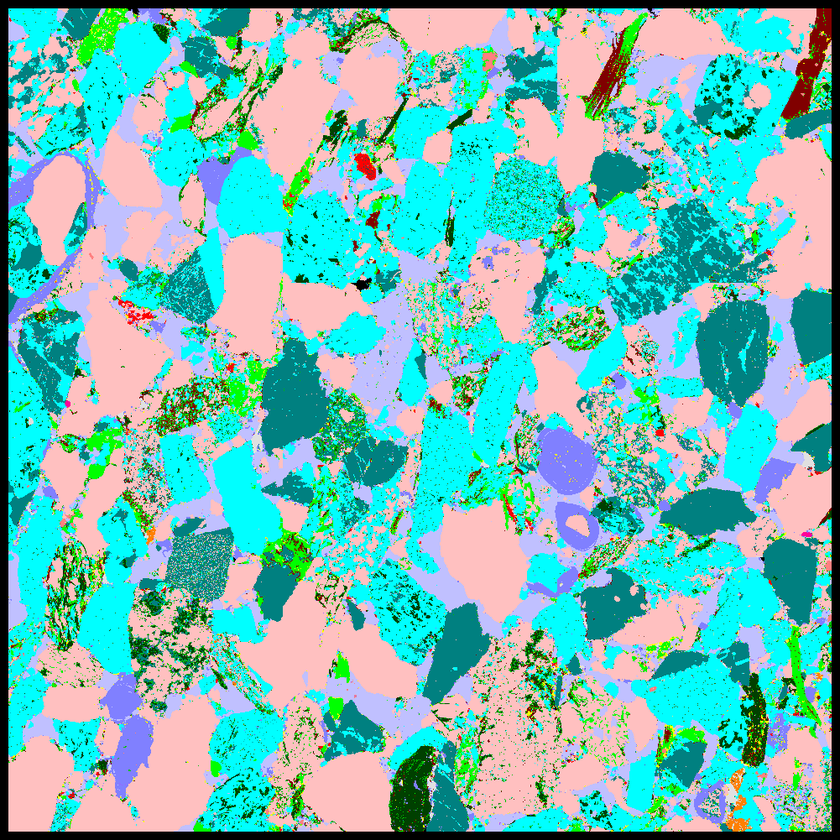
#> input picture data/yashi_qscan/yashi.png, 840 x 840 px, shrunk from 1001 x 1001 before the run, found by its file name
$ python particleDetection.py
#> lines starting #> are read from the running program, lines starting #| are printed output that depends on the picture; after the words box and inside, x2 and y2 are one past the last pixel; in counts of white or black regions, pixels touching at a corner belong together
# -*- coding: utf-8 -*-
# @Time : 2020/3/4 上午10:15
# @Author : LuoLu
# @FileName: ColorDetection.py
# @Software: PyCharm
# @Github ：https://github.com/luolugithub
# @E-mail ：argluolu@gmail.com

from __future__ import division
import cv2
import numpy as np


def nothing(*arg):
    pass


# [22 lines of commented-out code are left out]
icol = (0, 0, 0, 255, 255, 255)  # Unclassified 无法识别的	18, 0, 159, 175, 255, 255

cv2.namedWindow('colorTest', flags=2)
# Lower range colour sliders.
cv2.createTrackbar('lowHue', 'colorTest', icol[0], 255, nothing)
#> slider 'lowHue' is set to 51
cv2.createTrackbar('lowSat', 'colorTest', icol[1], 255, nothing)
#> slider 'lowSat' is set to 51
cv2.createTrackbar('lowVal', 'colorTest', icol[2], 255, nothing)
#> slider 'lowVal' is set to 51
# Higher range colour sliders.
cv2.createTrackbar('highHue', 'colorTest', icol[3], 255, nothing)
cv2.createTrackbar('highSat', 'colorTest', icol[4], 255, nothing)
cv2.createTrackbar('highVal', 'colorTest', icol[5], 255, nothing)

# Raspberry pi file path example.
# frame = cv2.imread('/home/pi/python3/opencv/color-test/colour-circles-test.jpg')
# Windows file path example.
frame = cv2.imread('/home/luolu/PycharmProjects/ParticleDetection/data/yashi_qscan/yashi.png')
#> frame is the input picture: shape (840, 840, 3); mean B, G, R 183.6, 187.5, 115.6

while True:
    # Get HSV values from the GUI sliders.
    lowHue = cv2.getTrackbarPos('lowHue', 'colorTest')
    lowSat = cv2.getTrackbarPos('lowSat', 'colorTest')
    lowVal = cv2.getTrackbarPos('lowVal', 'colorTest')
    highHue = cv2.getTrackbarPos('highHue', 'colorTest')
    highSat = cv2.getTrackbarPos('highSat', 'colorTest')
    highVal = cv2.getTrackbarPos('highVal', 'colorTest')

    # Show the original image.
    cv2.imshow('frame', frame)

    # Blur methods available, comment or uncomment to try different blur methods.
    frameBGR = cv2.GaussianBlur(frame, (7, 7), 0)
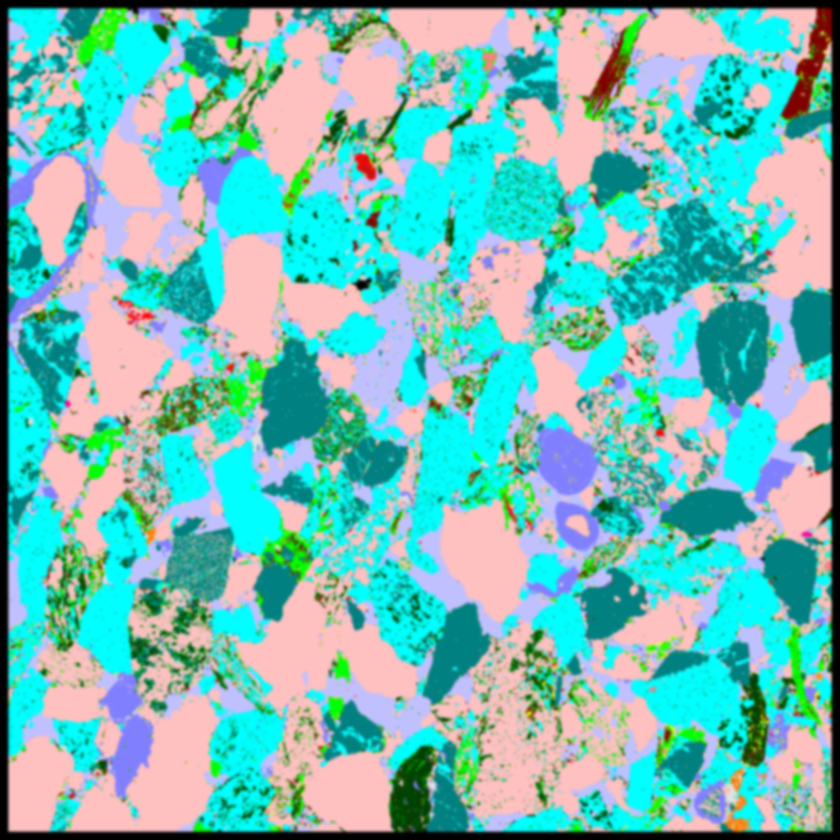
#> frameBGR: shape (840, 840, 3); mean B, G, R 183.6, 187.5, 115.6
    # frameBGR = cv2.medianBlur(frameBGR, 7)
    # frameBGR = cv2.bilateralFilter(frameBGR, 15 ,75, 75)
    """kernal = np.ones((15, 15), np.float32)/255
    frameBGR = cv2.filter2D(frameBGR, -1, kernal)"""

    # Show blurred image.
    cv2.imshow('blurred', frameBGR)

    # HSV (Hue, Saturation, Value).
    # Convert the frame to HSV colour model.
    hsv = cv2.cvtColor(frameBGR, cv2.COLOR_BGR2HSV)
#> hsv: shape (840, 840, 3); mean H, S, V 67.5, 139.7, 211.9

    # HSV values to define a colour range.
    colorLow = np.array([lowHue, lowSat, lowVal])
    colorHigh = np.array([highHue, highSat, highVal])
    mask = cv2.inRange(hsv, colorLow, colorHigh)
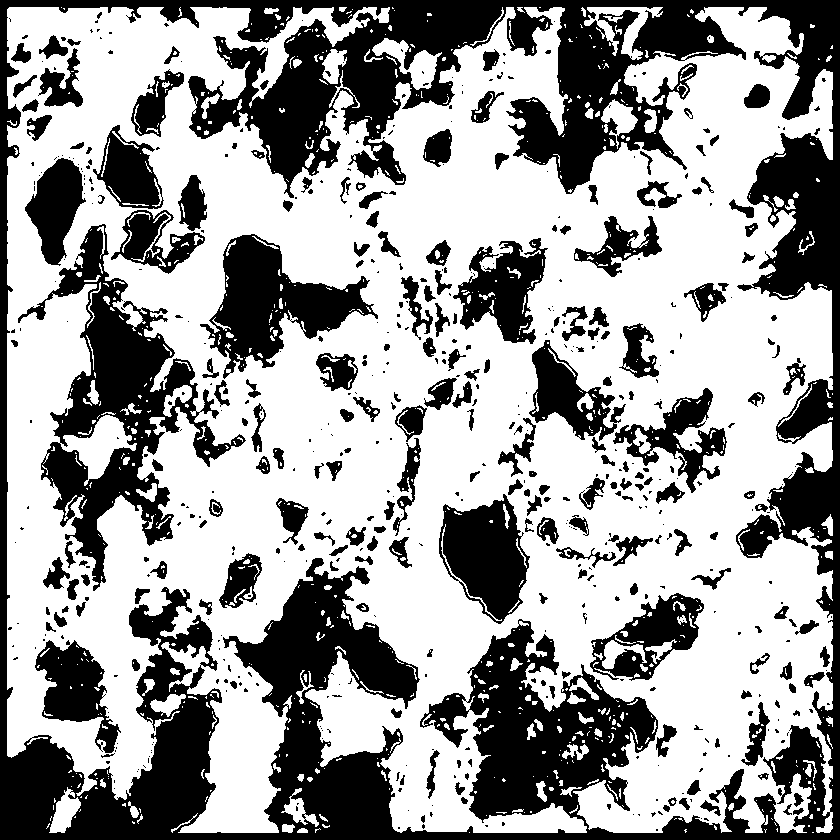
#> mask: shape (840, 840); 62% white; 575 black regions (349 under 20 px), largest, box (x1, y1, x2, y2) and area: (0, 0, 840, 840) 160237, (18, 224, 246, 591) 21898, (200, 234, 378, 379) 10504
    # Show the first mask
    cv2.imshow('mask-plain', mask)

    kernal = cv2.getStructuringElement(cv2.MORPH_ELLIPSE, (7, 7))
    mask = cv2.morphologyEx(mask, cv2.MORPH_CLOSE, kernal)
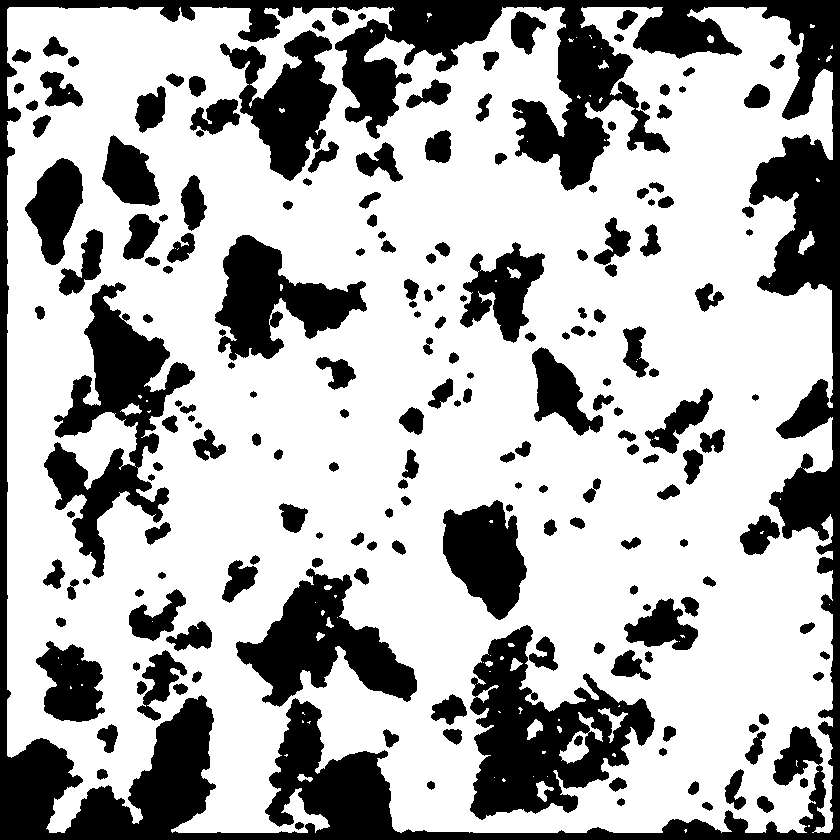
#> mask: shape (840, 840); 68.7% white; 194 black regions, largest, box (x1, y1, x2, y2) and area: (0, 0, 840, 840) 94611, (470, 625, 655, 820) 17009, (44, 282, 195, 578) 14952
    mask = cv2.morphologyEx(mask, cv2.MORPH_OPEN, kernal)
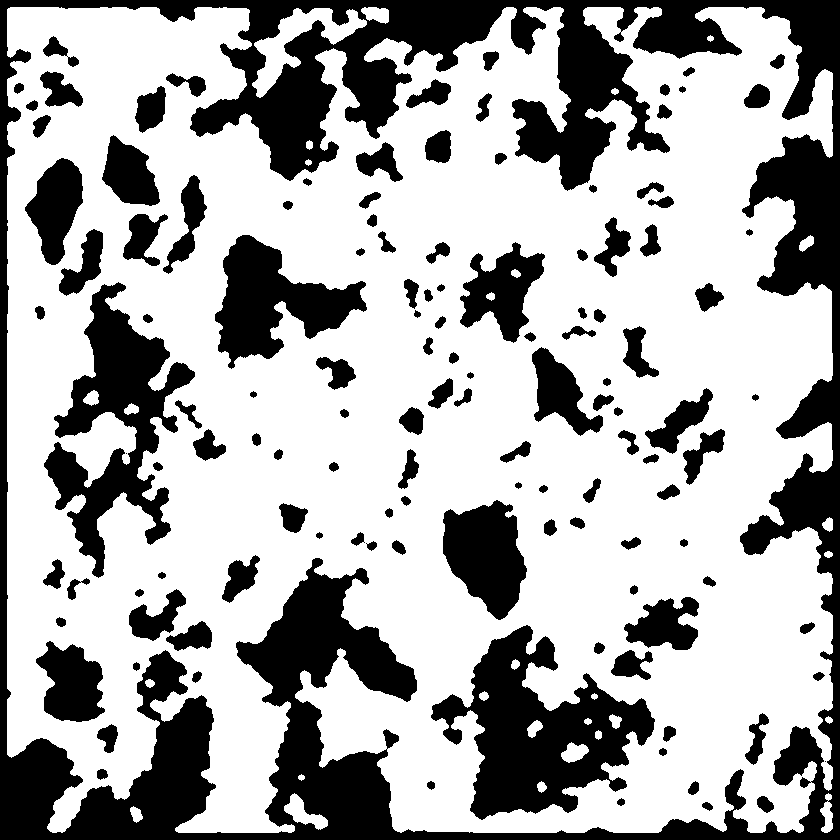
#> mask: shape (840, 840); 67.5% white; 128 black regions (2 under 20 px), largest, box (x1, y1, x2, y2) and area: (0, 0, 840, 840) 124837, (431, 625, 655, 820) 19985, (44, 282, 195, 578) 16145

    # Show morphological transformation mask
    cv2.imshow('mask', mask)

    # Put mask over top of the original image.
    result = cv2.bitwise_and(frame, frame, mask=mask)
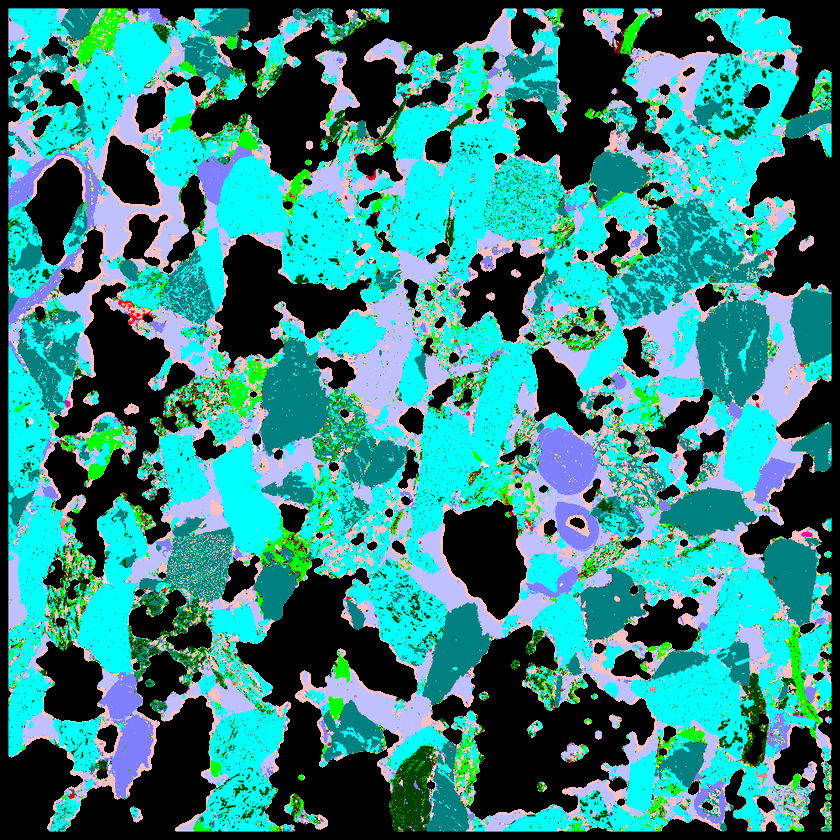
#> result: shape (840, 840, 3); mean B, G, R 132.3, 133.9, 47.9

    # Show final output image
    cv2.imshow('colorTest', result)

    k = cv2.waitKey(5) & 0xFF
#> (key Esc is pressed here)
    if k == 27:
        break

cv2.waitKey(0)
cv2.destroyAllWindows()

$ run again, with data/yashi_qscan/12.png copied over data/yashi_qscan/yashi.png
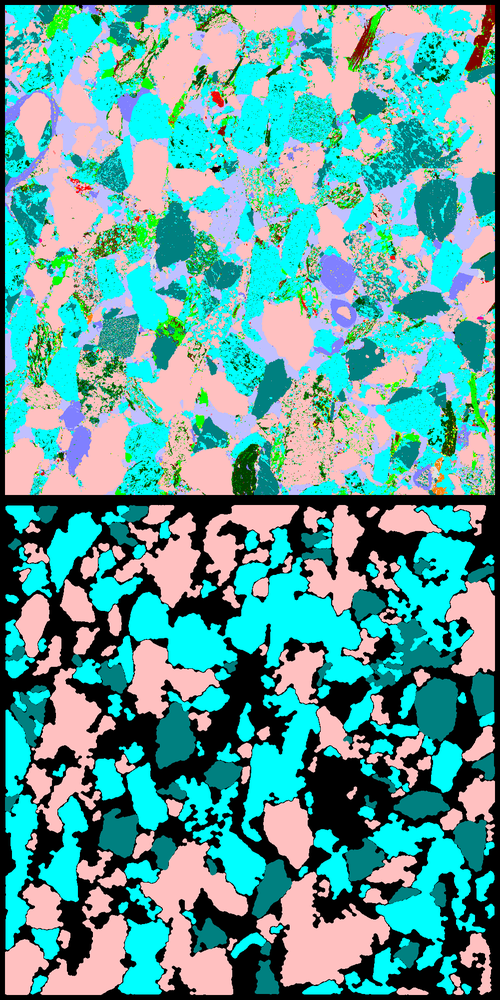
#> input picture data/yashi_qscan/12.png, 500 x 1000 px, shrunk from 1001 x 2002 before the run, found by its file name
#> frame is the input picture: shape (1000, 500, 3); mean B, G, R 158.3, 160.3, 91.8
#> hsv: shape (1000, 500, 3); mean H, S, V 58.9, 142, 179
#> `mask = cv2.inRange(hsv, colorLow, colorHigh)`:
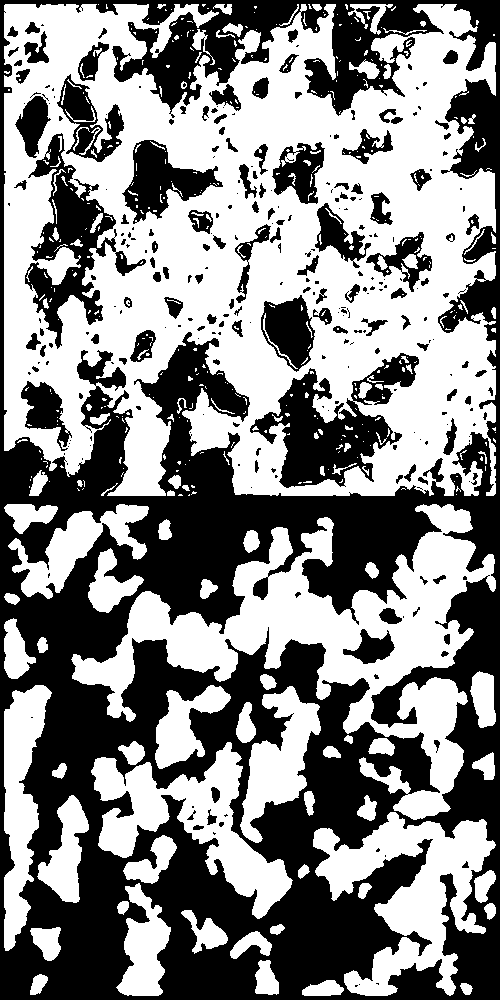
#> mask: shape (1000, 500); 52.8% white; 284 black regions (161 under 20 px), largest, box (x1, y1, x2, y2) and area: (0, 0, 500, 1000) 190576, (250, 353, 419, 488) 9303, (25, 133, 146, 349) 7484
#> `result = cv2.bitwise_and(frame, frame, mask=mask)`:
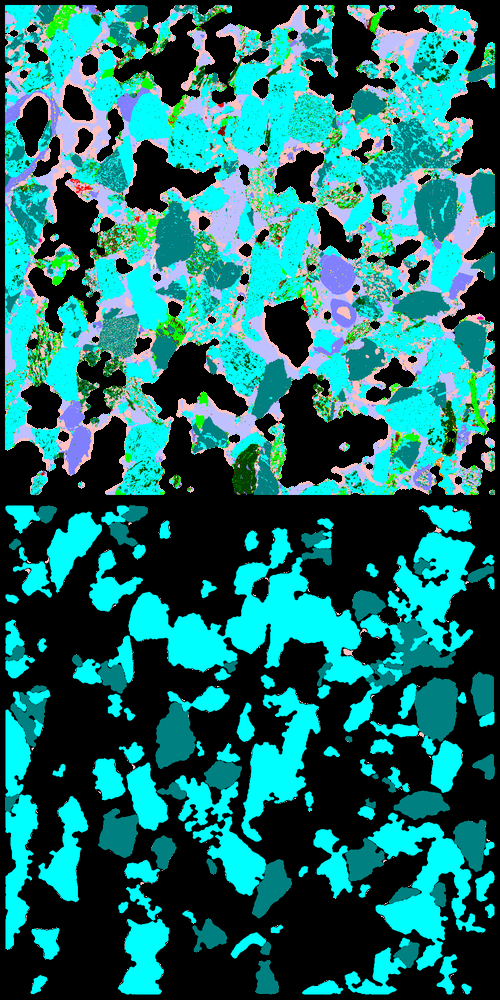
#> result: shape (1000, 500, 3); mean B, G, R 109.2, 110.2, 27.5
